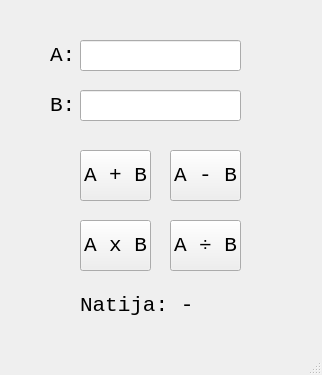
<?xml version="1.0" encoding="UTF-8"?>
<ui version="4.0">
 <class>MainWindow</class>
 <widget class="QMainWindow" name="MainWindow">
  <property name="geometry">
   <rect>
    <x>0</x>
    <y>0</y>
    <width>322</width>
    <height>375</height>
   </rect>
  </property>
  <property name="windowTitle">
   <string>MainWindow</string>
  </property>
  <widget class="QWidget" name="centralwidget">
   <widget class="QLabel" name="label">
    <property name="geometry">
     <rect>
      <x>50</x>
      <y>40</y>
      <width>31</width>
      <height>31</height>
     </rect>
    </property>
    <property name="font">
     <font>
      <family>Consolas</family>
      <pointsize>16</pointsize>
     </font>
    </property>
    <property name="text">
     <string>A:</string>
    </property>
   </widget>
   <widget class="QLabel" name="label_2">
    <property name="geometry">
     <rect>
      <x>50</x>
      <y>90</y>
      <width>31</width>
      <height>31</height>
     </rect>
    </property>
    <property name="font">
     <font>
      <family>Consolas</family>
      <pointsize>16</pointsize>
     </font>
    </property>
    <property name="text">
     <string>B:</string>
    </property>
   </widget>
   <widget class="QLineEdit" name="lineA">
    <property name="geometry">
     <rect>
      <x>80</x>
      <y>40</y>
      <width>161</width>
      <height>31</height>
     </rect>
    </property>
   </widget>
   <widget class="QLineEdit" name="lineB">
    <property name="geometry">
     <rect>
      <x>80</x>
      <y>90</y>
      <width>161</width>
      <height>31</height>
     </rect>
    </property>
   </widget>
   <widget class="QPushButton" name="btnPlus">
    <property name="geometry">
     <rect>
      <x>80</x>
      <y>150</y>
      <width>71</width>
      <height>51</height>
     </rect>
    </property>
    <property name="font">
     <font>
      <family>Consolas</family>
      <pointsize>16</pointsize>
     </font>
    </property>
    <property name="text">
     <string>A + B</string>
    </property>
   </widget>
   <widget class="QPushButton" name="btnMinus">
    <property name="geometry">
     <rect>
      <x>170</x>
      <y>150</y>
      <width>71</width>
      <height>51</height>
     </rect>
    </property>
    <property name="font">
     <font>
      <family>Consolas</family>
      <pointsize>16</pointsize>
     </font>
    </property>
    <property name="text">
     <string>A - B</string>
    </property>
   </widget>
   <widget class="QPushButton" name="btnMul">
    <property name="geometry">
     <rect>
      <x>80</x>
      <y>220</y>
      <width>71</width>
      <height>51</height>
     </rect>
    </property>
    <property name="font">
     <font>
      <family>Consolas</family>
      <pointsize>16</pointsize>
     </font>
    </property>
    <property name="text">
     <string>A x B</string>
    </property>
   </widget>
   <widget class="QPushButton" name="btnDiv">
    <property name="geometry">
     <rect>
      <x>170</x>
      <y>220</y>
      <width>71</width>
      <height>51</height>
     </rect>
    </property>
    <property name="font">
     <font>
      <family>Consolas</family>
      <pointsize>16</pointsize>
     </font>
    </property>
    <property name="text">
     <string>A ÷ B</string>
    </property>
   </widget>
   <widget class="QLabel" name="lblResult">
    <property name="geometry">
     <rect>
      <x>80</x>
      <y>290</y>
      <width>161</width>
      <height>31</height>
     </rect>
    </property>
    <property name="font">
     <font>
      <family>Consolas</family>
      <pointsize>16</pointsize>
     </font>
    </property>
    <property name="text">
     <string>Natija: -</string>
    </property>
   </widget>
  </widget>
  <widget class="QMenuBar" name="menubar">
   <property name="geometry">
    <rect>
     <x>0</x>
     <y>0</y>
     <width>322</width>
     <height>21</height>
    </rect>
   </property>
  </widget>
  <widget class="QStatusBar" name="statusbar"/>
 </widget>
 <resources/>
 <connections/>
</ui>
